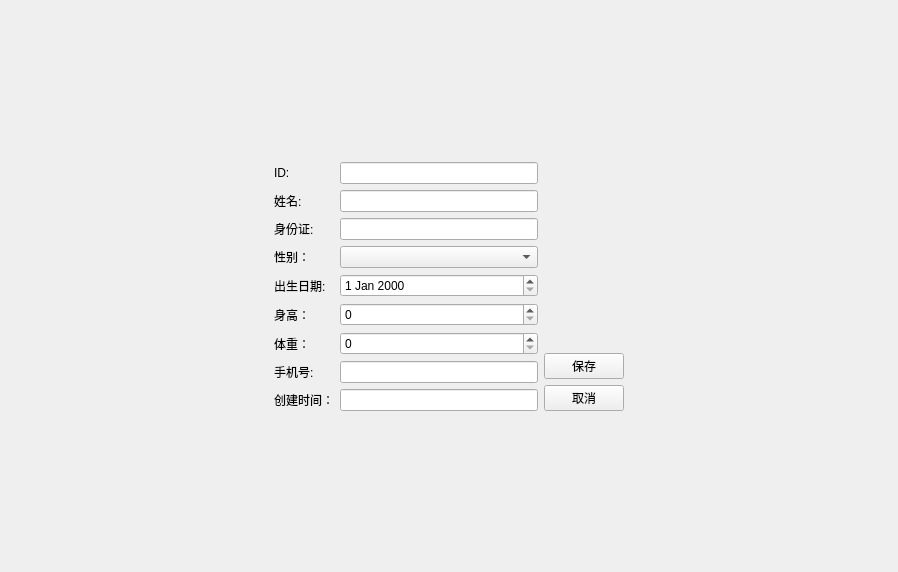
<?xml version="1.0" encoding="UTF-8"?>
<ui version="4.0">
 <class>PatientEditView</class>
 <widget class="QWidget" name="PatientEditView">
  <property name="geometry">
   <rect>
    <x>0</x>
    <y>0</y>
    <width>898</width>
    <height>572</height>
   </rect>
  </property>
  <property name="windowTitle">
   <string>患者信息编辑</string>
  </property>
  <layout class="QVBoxLayout" name="verticalLayout_2">
   <item>
    <spacer name="verticalSpacer_3">
     <property name="orientation">
      <enum>Qt::Orientation::Vertical</enum>
     </property>
     <property name="sizeHint" stdset="0">
      <size>
       <width>20</width>
       <height>29</height>
      </size>
     </property>
    </spacer>
   </item>
   <item>
    <layout class="QHBoxLayout" name="horizontalLayout">
     <item>
      <spacer name="horizontalSpacer">
       <property name="orientation">
        <enum>Qt::Orientation::Horizontal</enum>
       </property>
       <property name="sizeHint" stdset="0">
        <size>
         <width>210</width>
         <height>17</height>
        </size>
       </property>
      </spacer>
     </item>
     <item>
      <layout class="QFormLayout" name="formLayout">
       <item row="0" column="0">
        <widget class="QLabel" name="label">
         <property name="text">
          <string>ID:</string>
         </property>
        </widget>
       </item>
       <item row="0" column="1">
        <widget class="QLineEdit" name="dbEditID"/>
       </item>
       <item row="1" column="0">
        <widget class="QLabel" name="label_2">
         <property name="text">
          <string>姓名:</string>
         </property>
        </widget>
       </item>
       <item row="1" column="1">
        <widget class="QLineEdit" name="dbEditName"/>
       </item>
       <item row="2" column="0">
        <widget class="QLabel" name="label_3">
         <property name="text">
          <string>身份证:</string>
         </property>
        </widget>
       </item>
       <item row="2" column="1">
        <widget class="QLineEdit" name="dbEditIDCard"/>
       </item>
       <item row="3" column="0">
        <widget class="QLabel" name="label_4">
         <property name="text">
          <string>性别：</string>
         </property>
        </widget>
       </item>
       <item row="3" column="1">
        <widget class="QComboBox" name="dbComboSex"/>
       </item>
       <item row="4" column="0">
        <widget class="QLabel" name="label_5">
         <property name="text">
          <string>出生日期:</string>
         </property>
        </widget>
       </item>
       <item row="4" column="1">
        <widget class="QDateEdit" name="dbDateEditDoB"/>
       </item>
       <item row="5" column="0">
        <widget class="QLabel" name="label_6">
         <property name="text">
          <string>身高：</string>
         </property>
        </widget>
       </item>
       <item row="5" column="1">
        <widget class="QSpinBox" name="dbSpinHeight"/>
       </item>
       <item row="6" column="0">
        <widget class="QLabel" name="label_7">
         <property name="text">
          <string>体重：</string>
         </property>
        </widget>
       </item>
       <item row="6" column="1">
        <widget class="QSpinBox" name="dbSpinWeight"/>
       </item>
       <item row="7" column="0">
        <widget class="QLabel" name="label_8">
         <property name="text">
          <string>手机号:</string>
         </property>
        </widget>
       </item>
       <item row="7" column="1">
        <widget class="QLineEdit" name="dbEditMobile"/>
       </item>
       <item row="8" column="0">
        <widget class="QLabel" name="label_9">
         <property name="text">
          <string>创建时间：</string>
         </property>
        </widget>
       </item>
       <item row="8" column="1">
        <widget class="QLineEdit" name="dbCreatedTimeStamp"/>
       </item>
      </layout>
     </item>
     <item>
      <layout class="QVBoxLayout" name="verticalLayout">
       <item>
        <spacer name="verticalSpacer">
         <property name="orientation">
          <enum>Qt::Orientation::Vertical</enum>
         </property>
         <property name="sizeHint" stdset="0">
          <size>
           <width>20</width>
           <height>40</height>
          </size>
         </property>
        </spacer>
       </item>
       <item>
        <widget class="QPushButton" name="btnSave">
         <property name="text">
          <string>保存</string>
         </property>
        </widget>
       </item>
       <item>
        <widget class="QPushButton" name="btnCancel">
         <property name="text">
          <string>取消</string>
         </property>
        </widget>
       </item>
      </layout>
     </item>
     <item>
      <spacer name="horizontalSpacer_2">
       <property name="orientation">
        <enum>Qt::Orientation::Horizontal</enum>
       </property>
       <property name="sizeHint" stdset="0">
        <size>
         <width>209</width>
         <height>17</height>
        </size>
       </property>
      </spacer>
     </item>
    </layout>
   </item>
   <item>
    <spacer name="verticalSpacer_2">
     <property name="orientation">
      <enum>Qt::Orientation::Vertical</enum>
     </property>
     <property name="sizeHint" stdset="0">
      <size>
       <width>20</width>
       <height>30</height>
      </size>
     </property>
    </spacer>
   </item>
  </layout>
 </widget>
 <resources/>
 <connections/>
</ui>
